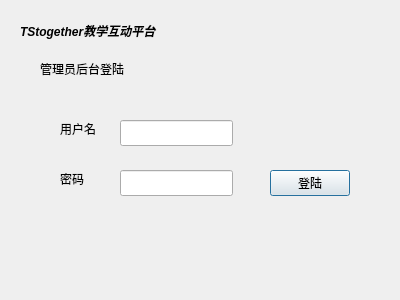
<?xml version="1.0" encoding="UTF-8"?>
<ui version="4.0">
 <class>LoginDialog</class>
 <widget class="QDialog" name="LoginDialog">
  <property name="geometry">
   <rect>
    <x>0</x>
    <y>0</y>
    <width>400</width>
    <height>300</height>
   </rect>
  </property>
  <property name="windowTitle">
   <string>Dialog</string>
  </property>
  <widget class="QLineEdit" name="password">
   <property name="geometry">
    <rect>
     <x>120</x>
     <y>170</y>
     <width>113</width>
     <height>26</height>
    </rect>
   </property>
   <property name="echoMode">
    <enum>QLineEdit::Password</enum>
   </property>
  </widget>
  <widget class="QPushButton" name="login">
   <property name="geometry">
    <rect>
     <x>270</x>
     <y>170</y>
     <width>80</width>
     <height>26</height>
    </rect>
   </property>
   <property name="text">
    <string>登陆</string>
   </property>
   <property name="autoDefault">
    <bool>true</bool>
   </property>
  </widget>
  <widget class="QLineEdit" name="username">
   <property name="geometry">
    <rect>
     <x>120</x>
     <y>120</y>
     <width>113</width>
     <height>26</height>
    </rect>
   </property>
  </widget>
  <widget class="QLabel" name="label_3">
   <property name="geometry">
    <rect>
     <x>60</x>
     <y>120</y>
     <width>54</width>
     <height>18</height>
    </rect>
   </property>
   <property name="text">
    <string>用户名</string>
   </property>
  </widget>
  <widget class="QLabel" name="label_2">
   <property name="geometry">
    <rect>
     <x>60</x>
     <y>170</y>
     <width>54</width>
     <height>18</height>
    </rect>
   </property>
   <property name="text">
    <string>密码</string>
   </property>
  </widget>
  <widget class="QLabel" name="label_4">
   <property name="geometry">
    <rect>
     <x>40</x>
     <y>60</y>
     <width>101</width>
     <height>18</height>
    </rect>
   </property>
   <property name="text">
    <string>管理员后台登陆</string>
   </property>
  </widget>
  <widget class="QLabel" name="label_5">
   <property name="geometry">
    <rect>
     <x>20</x>
     <y>20</y>
     <width>161</width>
     <height>21</height>
    </rect>
   </property>
   <property name="font">
    <font>
     <weight>75</weight>
     <italic>true</italic>
     <bold>true</bold>
    </font>
   </property>
   <property name="text">
    <string>TStogether教学互动平台</string>
   </property>
  </widget>
 </widget>
 <resources/>
 <connections/>
</ui>
